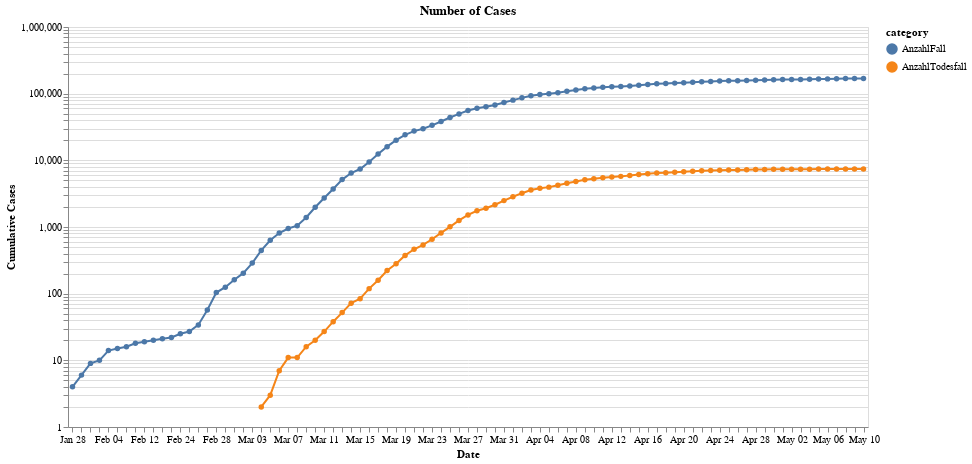

The cell this chart's notebook holds for it:
### Code cell
alt.Chart(df_cumulative)\
        .mark_line(point=True)\
        .encode(x=alt.X('monthdate(Meldedatum):O', title='Date'),\
                y=alt.Y('mean(Number):Q', title='Cumulative Cases',\
                        scale=alt.Scale(type='log')), color='category')\
        .properties(width=800, height=400, title='Number of Cases')

### Figure 1 — Vega-Lite specification as saved in the notebook (floating-point values rounded to 4 significant figures; data arrays with more than 128 entries replaced by an {"elided": "..."} marker saying what was removed)
{"config": {"view": {"continuousWidth": 400, "continuousHeight": 300}}, "data": {"name": "data-84209ca0dc970d2b6558b745fe8b849f"}, "mark": {"type": "line", "point": true}, "encoding": {"color": {"type": "nominal", "field": "category"}, "x": {"type": "ordinal", "field": "Meldedatum", "timeUnit": "monthdate", "title": "Date"}, "y": {"type": "quantitative", "aggregate": "mean", "field": "Number", "scale": {"type": "log"}, "title": "Cumulative Cases"}}, "height": 400, "title": "Number of Cases", "width": 800, "$schema": "https://vega.github.io/schema/vega-lite/v4.8.1.json", "datasets": {"data-84209ca0dc970d2b6558b745fe8b849f": {"elided": "178 records"}}}
